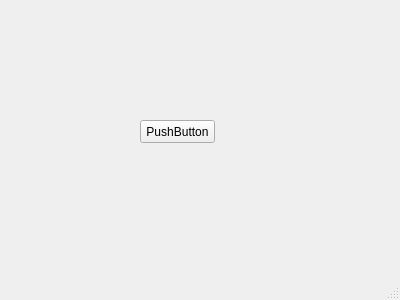
<?xml version="1.0" encoding="UTF-8"?>
<ui version="4.0">
 <class>MainWindow</class>
 <widget class="QMainWindow" name="MainWindow">
  <property name="geometry">
   <rect>
    <x>0</x>
    <y>0</y>
    <width>400</width>
    <height>300</height>
   </rect>
  </property>
  <property name="windowTitle">
   <string>MainWindow</string>
  </property>
  <widget class="QWidget" name="centralWidget">
   <widget class="QPushButton" name="pushButton">
    <property name="geometry">
     <rect>
      <x>140</x>
      <y>120</y>
      <width>75</width>
      <height>23</height>
     </rect>
    </property>
    <property name="text">
     <string>PushButton</string>
    </property>
   </widget>
  </widget>
  <widget class="QStatusBar" name="statusBar"/>
 </widget>
 <layoutdefault spacing="6" margin="11"/>
 <resources/>
 <connections/>
</ui>
